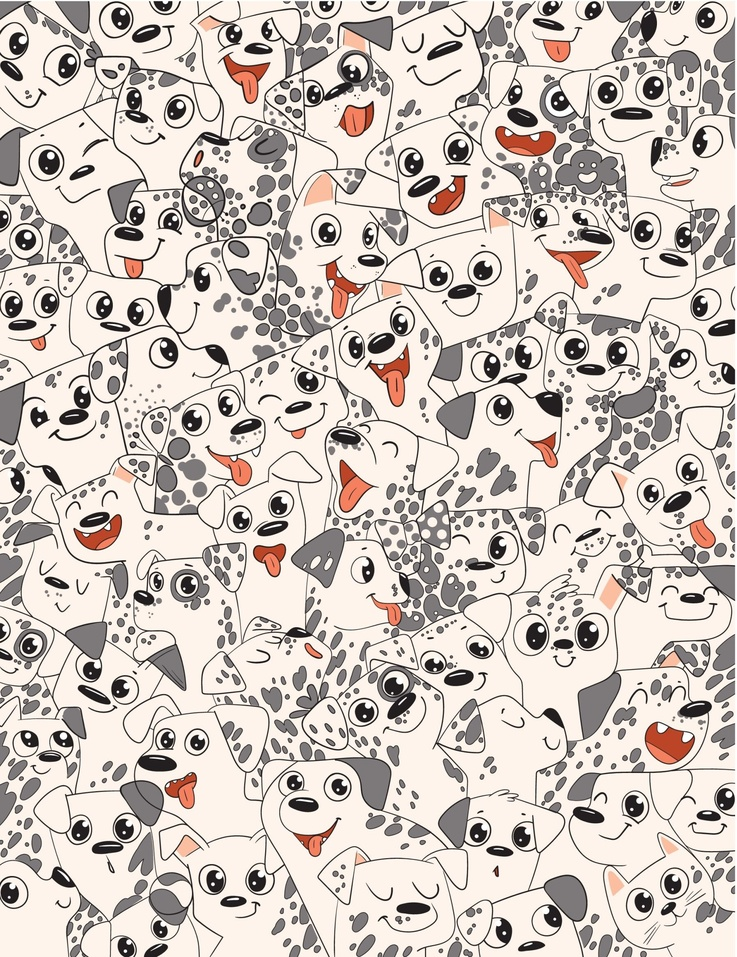
#> input picture Finding/2_cropped.jpg, 737 x 957 px, shrunk from 1795 x 2330 before the run
$ python finding_brute_force.py
#> lines starting #> are read from the running program, lines starting #| are printed output that depends on the picture; after the words box and inside, x2 and y2 are one past the last pixel; in counts of white or black regions, pixels touching at a corner belong together; long printed decimals are rounded
import cv2
import numpy as np

"""
12 OBJECTS 2.jpg

ball 0.79
bone 0.67
bow 0.78
bug 0.78
butterfly 0.78
cheese
chicken
cloud
icecream 0.78
pizza
sausage
strawberry
"""
# Load the input images
image = cv2.imread('Finding/2_cropped.jpg')
#> image is the input picture: shape (957, 737, 3); mean B, G, R 191.5, 198.3, 207.7
template = cv2.imread('Finding/2_objects/chicken.jpg')
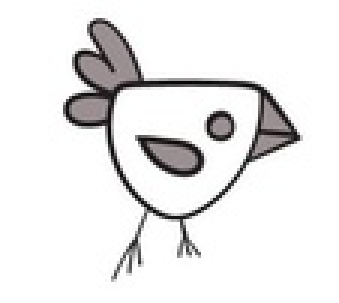
#> input picture Finding/2_objects/chicken.jpg, 113 x 101 px, shrunk from 276 x 246 before the run (shown 3 times larger)
#> template is the input picture: shape (101, 113, 3); mean B, G, R 233.6, 233.5, 234.2

# Convert the original image to grayscale
image_gray = cv2.cvtColor(image, cv2.COLOR_BGR2GRAY)
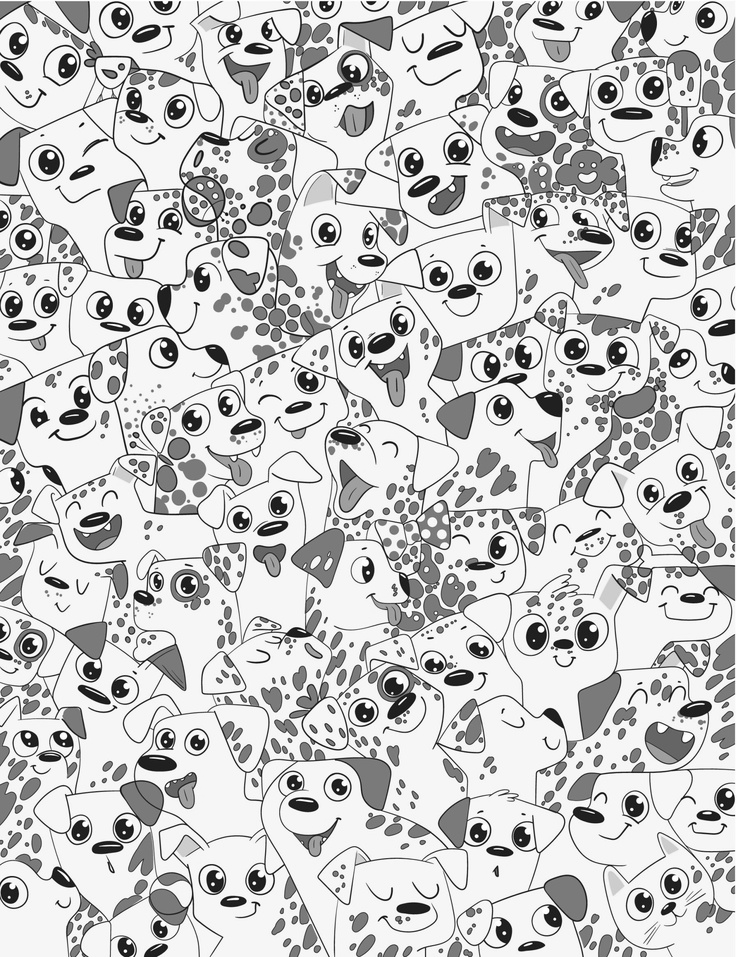
#> image_gray: shape (957, 737); min 0, max 255, mean 200.3

# Convert the template to grayscale
template_gray = cv2.cvtColor(template, cv2.COLOR_BGR2GRAY)

# Create a binary mask for the template to highlight non-background areas
# Assuming the background is mostly white, we'll create a mask to filter it out
_, mask = cv2.threshold(template_gray, 240, 255, cv2.THRESH_BINARY_INV)
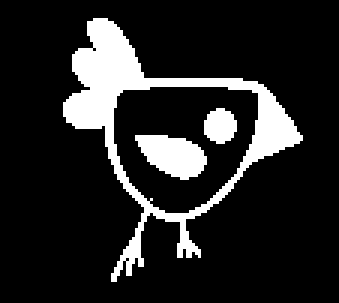
#> mask: shape (101, 113) (shown 3 times larger); 14.7% white; 3 white regions, box (x1, y1, x2, y2) and area: (21, 6, 101, 94) 1337, (45, 45, 69, 60) 241, (68, 36, 79, 48) 101

# Initialize variables to store the best match
best_scale = None
best_min_val = float('inf')
best_top_left = None
best_template_w, best_template_h = None, None

# Loop over different scales using numpy.linspace
for scale_factor in np.linspace(0.5, 1, 50):  # Scale factors from 50% to 100%
    # Resize the template
    new_width = int(template.shape[1] * scale_factor)
    new_height = int(template.shape[0] * scale_factor)
    resized_template = cv2.resize(template_gray, (new_width, new_height), interpolation=cv2.INTER_AREA)
    resized_mask = cv2.resize(mask, (new_width, new_height), interpolation=cv2.INTER_AREA)

    # Perform template matching using TM_SQDIFF_NORMED with a mask
    try:
        result = cv2.matchTemplate(image_gray, resized_template, cv2.TM_SQDIFF_NORMED, mask=resized_mask)
    except cv2.error as e:
        print("Error during template matching:", e)
        continue

    # Find the best match position (minimum value for SQDIFF_NORMED)
    min_val, max_val, min_loc, max_loc = cv2.minMaxLoc(result)

    # Check if the current match is better than the previous best match
    if min_val < best_min_val:
        best_min_val = min_val
        best_scale = scale_factor
        best_top_left = min_loc
        best_template_w, best_template_h = resized_template.shape[:2]
#> this loop made 50 passes
#> (min_val, max_val, max_loc, best_min_val, best_top_left) on passes 1, 2, 20, 21, 22: (0.188, 0.708, (371, 673), 0.188, (207, 285)), (0.185, 0.741, (371, 671), 0.185, (415, 587)), (0.18, 0.534, (362, 654), 0.18, (70, 38)), (0.143, 0.529, (362, 654), 0.143, (70, 37)), (0.0811, 0.521, (362, 649), 0.0811, (69, 37))
#> (min_val, max_val, min_loc, max_loc) on passes 3 to 8: (0.202, 0.705, (376, 598), (370, 672)), (0.201, 0.664, (376, 598), (370, 671)), (0.206, 0.651, (122, 875), (370, 669)), (0.205, 0.656, (557, 158), (369, 668)), (0.22, 0.631, (567, 689), (369, 668)), (0.211, 0.613, (282, 544), (368, 664))
#> pass 1, `result = cv2.matchTemplate(image_gray, resized_template, cv2.TM_SQDIFF..`:
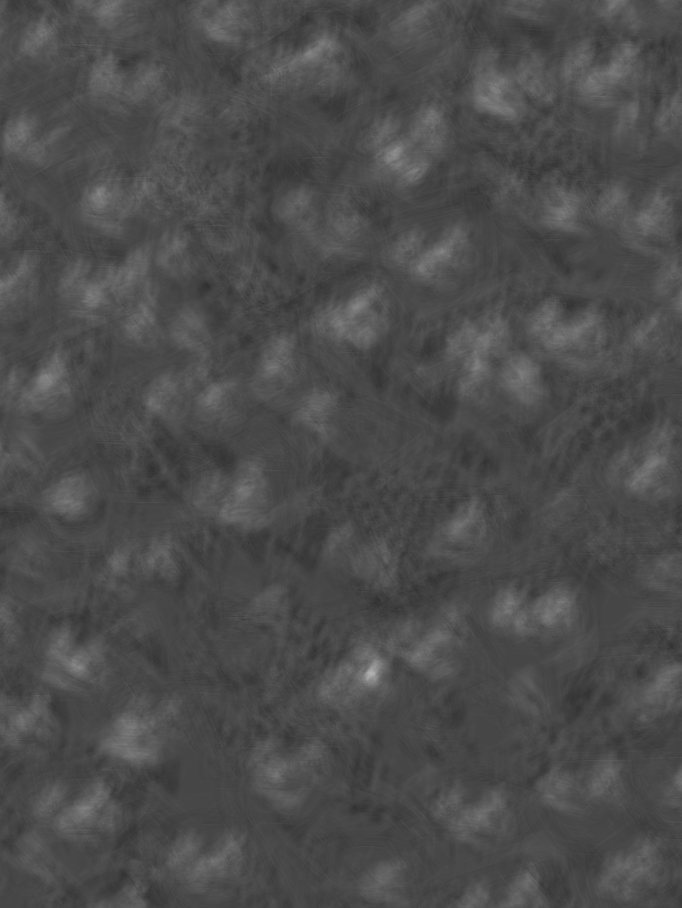
#> result: shape (908, 682) float32; min 0.188, max 0.708, mean 0.301
#> pass 2, `resized_template = cv2.resize(template_gray, (new_width, new_height), ..`:
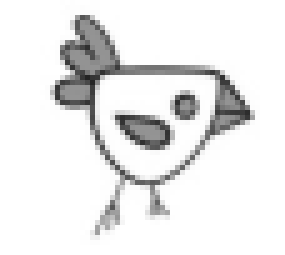
#> resized_template: shape (51, 57) (shown 5 times larger); min 35, max 255, mean 233.7
#> after the loop:
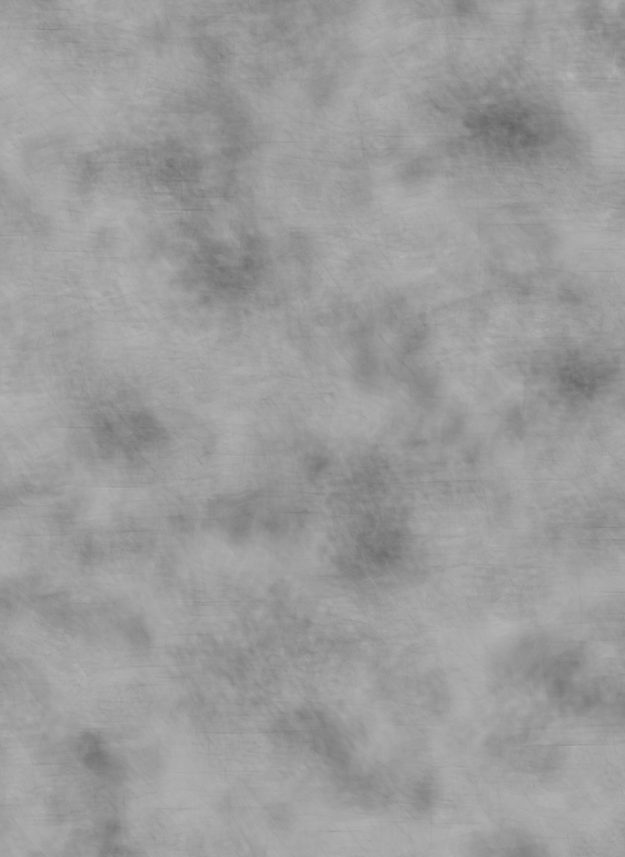
#> result: shape (857, 625) float32; min 0.394, max 0.713, mean 0.613
#> after the loop, best_min_val = 0.0811; best_scale = 0.714; best_template_h = 80; best_template_w = 72

# Draw the rectangle around the best match on the original image
if best_top_left is not None:
    top_left = best_top_left
#> top_left = (69, 37)
    bottom_right = (top_left[0] + best_template_w, top_left[1] + best_template_h)
#> bottom_right = (141, 117)
    image_copy = image.copy()
    cv2.rectangle(image_copy, top_left, bottom_right, (0, 255, 0), 2)
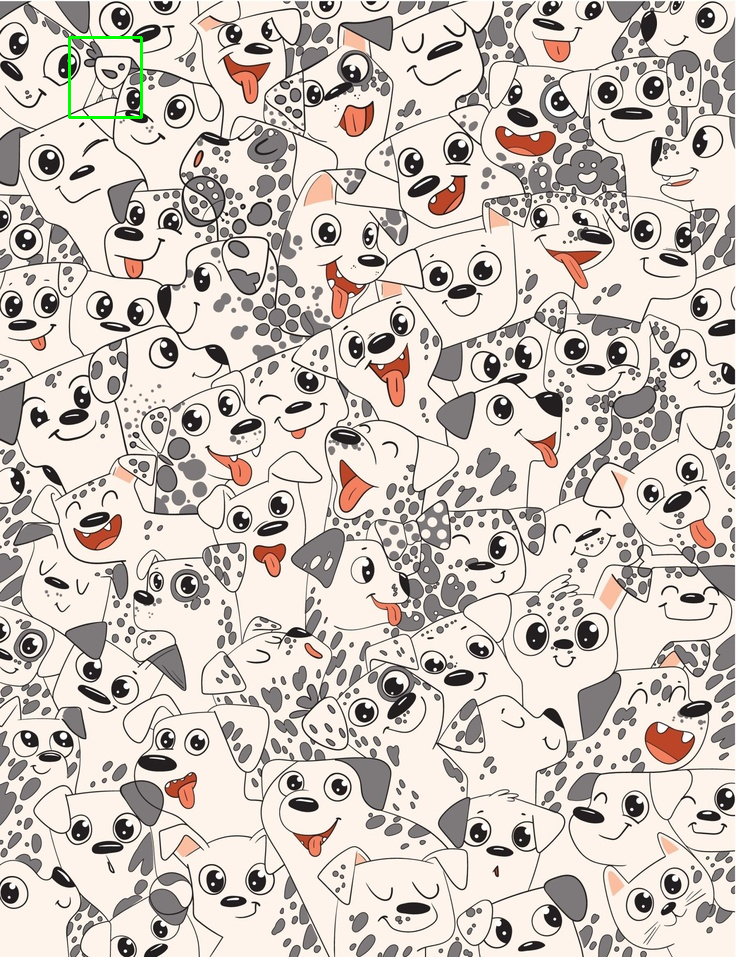
#> image_copy: shape (957, 737, 3); 0.13% of pixels changed, all inside (x1, y1, x2, y2) = (68, 36, 143, 119)

    # Make the window resizable
    cv2.namedWindow("Best Matched Template", cv2.WINDOW_NORMAL)

    # Display the image with the best match
    cv2.imshow("Best Matched Template", image_copy)
    print(f"Best scale factor: {best_scale}")
#| Best scale factor: 0.7143
    print(f"Best matching value (min_val): {best_min_val}")
#| Best matching value (min_val): 0.08109

    # Wait for a key press
    cv2.waitKey(0)
    cv2.destroyAllWindows()
else:
    print("No match found.")
